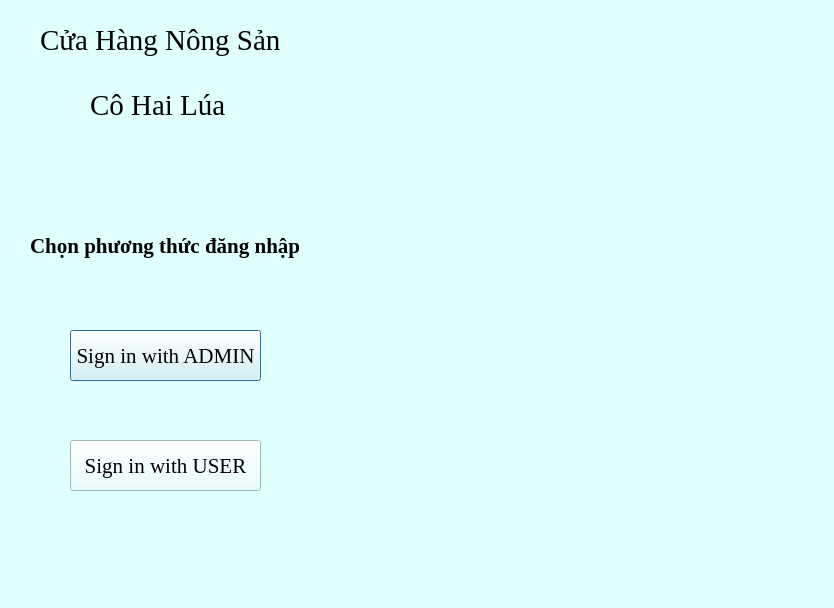
<?xml version="1.0" encoding="UTF-8"?>
<ui version="4.0">
 <class>Dialog</class>
 <widget class="QDialog" name="Dialog">
  <property name="geometry">
   <rect>
    <x>0</x>
    <y>0</y>
    <width>834</width>
    <height>608</height>
   </rect>
  </property>
  <property name="windowTitle">
   <string>Dialog</string>
  </property>
  <property name="styleSheet">
   <string notr="true">background: #E0FFFF;</string>
  </property>
  <widget class="QLabel" name="label">
   <property name="geometry">
    <rect>
     <x>40</x>
     <y>10</y>
     <width>261</width>
     <height>61</height>
    </rect>
   </property>
   <property name="font">
    <font>
     <family>Times New Roman</family>
     <pointsize>22</pointsize>
    </font>
   </property>
   <property name="layoutDirection">
    <enum>Qt::LeftToRight</enum>
   </property>
   <property name="text">
    <string>Cửa Hàng Nông Sản </string>
   </property>
   <property name="wordWrap">
    <bool>true</bool>
   </property>
  </widget>
  <widget class="QLabel" name="label_2">
   <property name="geometry">
    <rect>
     <x>90</x>
     <y>80</y>
     <width>141</width>
     <height>51</height>
    </rect>
   </property>
   <property name="font">
    <font>
     <family>Times New Roman</family>
     <pointsize>22</pointsize>
    </font>
   </property>
   <property name="text">
    <string>Cô Hai Lúa</string>
   </property>
  </widget>
  <widget class="QLabel" name="label_3">
   <property name="geometry">
    <rect>
     <x>30</x>
     <y>210</y>
     <width>271</width>
     <height>71</height>
    </rect>
   </property>
   <property name="font">
    <font>
     <family>Times New Roman</family>
     <pointsize>16</pointsize>
     <weight>75</weight>
     <bold>true</bold>
    </font>
   </property>
   <property name="text">
    <string>Chọn phương thức đăng nhập</string>
   </property>
  </widget>
  <widget class="QPushButton" name="btnAdmin">
   <property name="geometry">
    <rect>
     <x>70</x>
     <y>330</y>
     <width>191</width>
     <height>51</height>
    </rect>
   </property>
   <property name="font">
    <font>
     <family>Times New Roman</family>
     <pointsize>16</pointsize>
    </font>
   </property>
   <property name="text">
    <string>Sign in with ADMIN</string>
   </property>
  </widget>
  <widget class="QPushButton" name="btnUser">
   <property name="geometry">
    <rect>
     <x>70</x>
     <y>440</y>
     <width>191</width>
     <height>51</height>
    </rect>
   </property>
   <property name="font">
    <font>
     <family>Times New Roman</family>
     <pointsize>16</pointsize>
    </font>
   </property>
   <property name="text">
    <string>Sign in with USER</string>
   </property>
  </widget>
  <widget class="QLabel" name="lbImage">
   <property name="geometry">
    <rect>
     <x>330</x>
     <y>0</y>
     <width>501</width>
     <height>611</height>
    </rect>
   </property>
   <property name="text">
    <string/>
   </property>
  </widget>
 </widget>
 <resources/>
 <connections/>
</ui>
